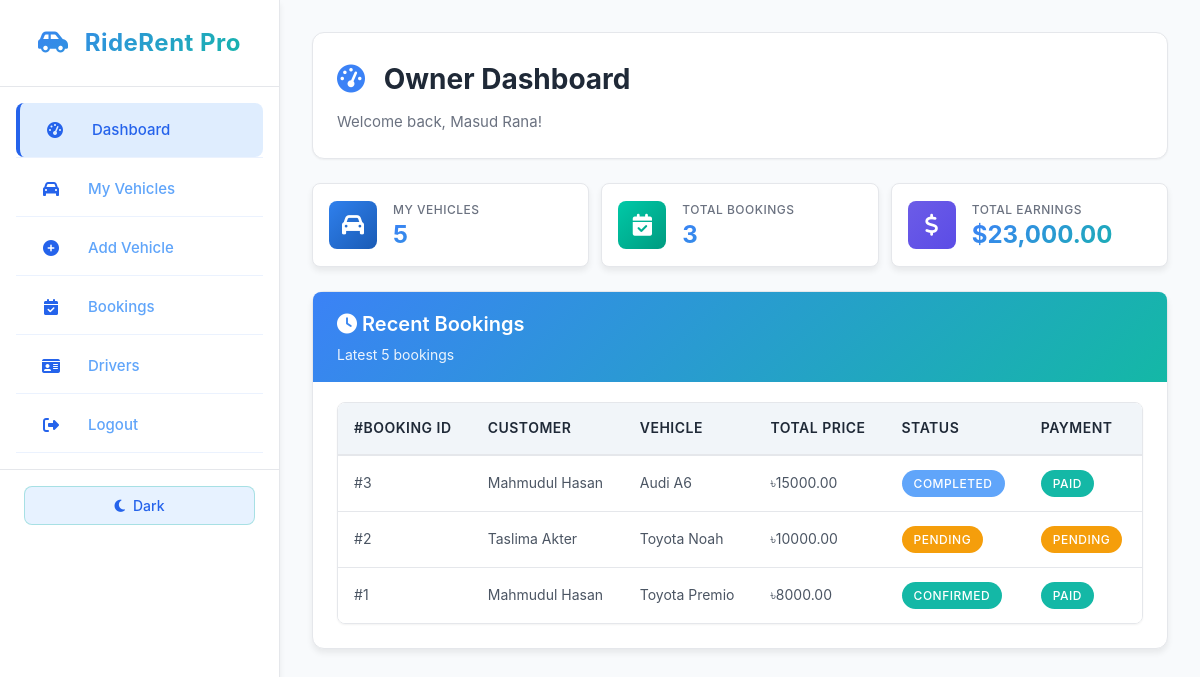
Screenshot of /owner/dashboard.php (signed in) with the database file from the repository.
### tables this page shows
CREATE TABLE `booking` (
  `booking_id` int(11) NOT NULL,
  `customer_id` int(11) NOT NULL,
  `vehicle_id` int(11) NOT NULL,
  `driver_id` int(11) DEFAULT NULL,
  `owner_id` int(11) DEFAULT NULL,
  `booking_date` timestamp NOT NULL DEFAULT current_timestamp(),
  `start_date` date NOT NULL,
  `end_date` date NOT NULL,
  `total_days` int(11) NOT NULL,
  `price_per_day` decimal(10,2) NOT NULL,
  `total_price` decimal(10,2) NOT NULL,
  `driver_fee` decimal(10,2) DEFAULT 0.00,
  `booking_status` enum('Pending','Confirmed','Completed','Cancelled','Driver_Requested') DEFAULT 'Pending',
  `payment_status` enum('Pending','Paid','Refunded') DEFAULT 'Pending',
  `payment_type` enum('Manual','Digital') DEFAULT 'Manual',
  `payment_method` varchar(50) DEFAULT NULL,
  `transaction_id` varchar(100) DEFAULT NULL,
  `pickup_location` varchar(255) DEFAULT NULL,
  `dropoff_location` varchar(255) DEFAULT NULL,
  `special_requests` text DEFAULT NULL,
  `created_at` timestamp NOT NULL DEFAULT current_timestamp()
);

CREATE TABLE `customer` (
  `customer_id` int(11) NOT NULL,
  `full_name` varchar(100) NOT NULL,
  `username` varchar(50) NOT NULL,
  `email` varchar(100) NOT NULL,
  `phone_1` varchar(20) NOT NULL,
  `phone_2` varchar(20) DEFAULT NULL,
  `password` varchar(255) NOT NULL,
  `nid_number` varchar(50) DEFAULT NULL,
  `nid_photo` varchar(255) DEFAULT NULL,
  `address` varchar(255) DEFAULT NULL,
  `profile_image` varchar(255) DEFAULT NULL,
  `status` varchar(20) DEFAULT 'Active',
  `created_at` timestamp NOT NULL DEFAULT current_timestamp()
);

CREATE TABLE `vehicle` (
  `vehicle_id` int(11) NOT NULL,
  `owner_id` int(11) DEFAULT NULL,
  `vehicle_name` varchar(100) NOT NULL,
  `brand` varchar(50) NOT NULL,
  `model` varchar(50) NOT NULL,
  `year` year(4) NOT NULL,
  `vehicle_type` varchar(30) NOT NULL,
  `fuel_type` varchar(30) NOT NULL,
  `transmission` varchar(30) NOT NULL,
  `seat_capacity` int(11) NOT NULL,
  `price_per_day` decimal(10,2) NOT NULL,
  `location` varchar(100) NOT NULL,
  `availability` enum('Available','Booked','Maintenance') DEFAULT 'Available',
  `approval_status` enum('Pending','Approved','Rejected') DEFAULT 'Pending',
  `image` varchar(255) DEFAULT NULL,
  `description` text DEFAULT NULL,
  `rating` decimal(3,2) DEFAULT 0.00,
  `rating_count` int(11) DEFAULT 0,
  `created_at` timestamp NOT NULL DEFAULT current_timestamp()
);

### owner/dashboard.php (the view, shortened to what this page needs)
<?php
require_once __DIR__ . '/../config/database.php';
$owner_id = $_SESSION['owner_id'];
$owner_name = $_SESSION['owner_name'];
$totalVehicles = 0;
$vehicleQuery = mysqli_query($conn, "SELECT * FROM vehicle WHERE owner_id = '$owner_id'");
if ($vehicleQuery) { $totalVehicles = mysqli_num_rows($vehicleQuery); }
$totalBookings = 0;
$bookingQuery = mysqli_query($conn, "SELECT b.* FROM booking b
    INNER JOIN vehicle v ON b.vehicle_id = v.vehicle_id
    WHERE v.owner_id = '$owner_id'");
if ($bookingQuery) { $totalBookings = mysqli_num_rows($bookingQuery); }
$totalEarnings = 0;
$earningsQuery = mysqli_query($conn, "SELECT SUM(total_price) as total FROM booking b
    INNER JOIN vehicle v ON b.vehicle_id = v.vehicle_id
    WHERE v.owner_id = '$owner_id' AND payment_status = 'Paid'");
if ($earningsQuery) {
    $row = mysqli_fetch_assoc($earningsQuery);
    $totalEarnings = $row['total'] ? $row['total'] : 0;
}
?>
<!DOCTYPE html>
<html lang="en">
<head>
    <link rel="stylesheet" href="../assets/css/new-theme.css">
    <link rel="stylesheet" href="https://cdnjs.cloudflare.com/ajax/libs/font-awesome/6.4.0/css/all.min.css">
</head>
<body>
<div class="dashboard-container">
    <div class="sidebar">
        <div class="sidebar-header">
            <h2><i class="fas fa-car-side"></i> RideRent Pro</h2>
        </div>
        <div class="sidebar-nav">
            <ul>
                <li><a href="dashboard.php" class="active"><i class="fas fa-tachometer-alt"></i> Dashboard</a></li>
                <li><a href="vehicles/vehicle_list.php"><i class="fas fa-car"></i> My Vehicles</a></li>
                <li><a href="vehicles/add_vehicle.php"><i class="fas fa-plus-circle"></i> Add Vehicle</a></li>
                <li><a href="bookings.php"><i class="fas fa-calendar-check"></i> Bookings</a></li>
                <li><a href="drivers.php"><i class="fas fa-id-card"></i> Drivers</a></li>
                <li><a href="../auth/logout.php"><i class="fas fa-sign-out-alt"></i> Logout</a></li>
            </ul>
        </div>
        <div class="sidebar-footer">
            <button class="theme-toggle" onclick="toggleTheme()" style="width: 100%; justify-content: center;">
                <i class="fas fa-moon"></i>
                <span>Dark Mode</span>
            </button>
        </div>
    </div>
    <div class="main-content">
        <div class="page-header">
            <h1><i class="fas fa-tachometer-alt"></i> Owner Dashboard</h1>
            <p>Welcome back, <?php echo $owner_name; ?>!</p>
        </div>
        <div class="stats-grid">
            <div class="stat-card">
                <div class="stat-icon" style="background: linear-gradient(135deg, #2F80ED, #1A5BB5);">
                    <i class="fas fa-car"></i>
                </div>
                <div class="stat-content">
                    <h3>My Vehicles</h3>
                    <p><?php echo $totalVehicles; ?></p>
                </div>
            </div>
            <div class="stat-card">
                <div class="stat-icon" style="background: linear-gradient(135deg, #00C9A7, #009B80);">
                    <i class="fas fa-calendar-check"></i>
                </div>
                <div class="stat-content">
                    <h3>Total Bookings</h3>
                    <p><?php echo $totalBookings; ?></p>
                </div>
            </div>
            <div class="stat-card">
                <div class="stat-icon" style="background: linear-gradient(135deg, #6C5CE7, #5B4CE6);">
                    <i class="fas fa-dollar-sign"></i>
                </div>
                <div class="stat-content">
                    <h3>Total Earnings</h3>
                    <p>$<?php echo number_format($totalEarnings, 2); ?></p>
                </div>
            </div>
        </div>
        <div class="card">
            <div class="card-header">
                <h3 class="card-title"><i class="fas fa-clock"></i> Recent Bookings</h3>
                <p class="card-subtitle">Latest 5 bookings</p>
            </div>
            <div class="card-body">
                <div class="table-container">
                    <table>
                        <thead>
                            <tr>
                                <th>#Booking ID</th>
                                <th>Customer</th>
                                <th>Vehicle</th>
                                <th>Total Price</th>
                                <th>Status</th>
                                <th>Payment</th>
                            </tr>
                        </thead>
                        <tbody>
                            <?php
                            $bookingQuery = mysqli_query($conn, "SELECT b.*, c.full_name AS customer_name, v.vehicle_name
                                FROM booking b
                                LEFT JOIN customer c ON b.customer_id = c.customer_id
                                LEFT JOIN vehicle v ON b.vehicle_id = v.vehicle_id
                                WHERE v.owner_id = '$owner_id'
                                ORDER BY b.booking_id DESC LIMIT 5");
                            if ($bookingQuery && mysqli_num_rows($bookingQuery) > 0) {
                                while ($row = mysqli_fetch_assoc($bookingQuery)) {
                                    $statusClass = '';
                                    if ($row['booking_status'] == 'Confirmed') $statusClass = 'badge-success';
                                    elseif ($row['booking_status'] == 'Pending') $statusClass = 'badge-warning';
                                    elseif ($row['booking_status'] == 'Completed') $statusClass = 'badge-info';
                                    else $statusClass = 'badge-danger';
                                    $paymentClass = $row['payment_status'] == 'Paid' ? 'badge-success' : 'badge-warning';
                                    echo "<tr><td>#{$row['booking_id']}</td><td>{$row['customer_name']}</td><td>{$row['vehicle_name']}</td>
                                          <td>৳{$row['total_price']}</td>
                                          <td><span class='badge {$statusClass}'>{$row['booking_status']}</span></td>
                                          <td><span class='badge {$paymentClass}'>{$row['payment_status']}</span></td></tr>";
                                }
                            } else {
                                echo "<tr><td colspan='6'>No recent bookings found.</td></tr>";
                            }
                            ?>
                        </tbody>
                    </table>
                </div>
            </div>
        </div>
    </div>
</div>
</body>
</html>

### rows the page displays
booking: booking_id "3", customer.full_name "Mahmudul Hasan", vehicle.vehicle_name "Audi A6", total_price "15000.00", booking_status "COMPLETED", payment_status "PAID"
booking: booking_id "2", customer.full_name "Taslima Akter", vehicle.vehicle_name "Toyota Noah", total_price "10000.00", booking_status "PENDING", payment_status "PENDING"
booking: booking_id "1", customer.full_name "Mahmudul Hasan", vehicle.vehicle_name "Toyota Premio", total_price "8000.00", booking_status "CONFIRMED", payment_status "PAID"

### other values shown
$owner_name "Masud Rana"
$totalVehicles "5"
$totalBookings "3"
$totalEarnings "23,000.00"
